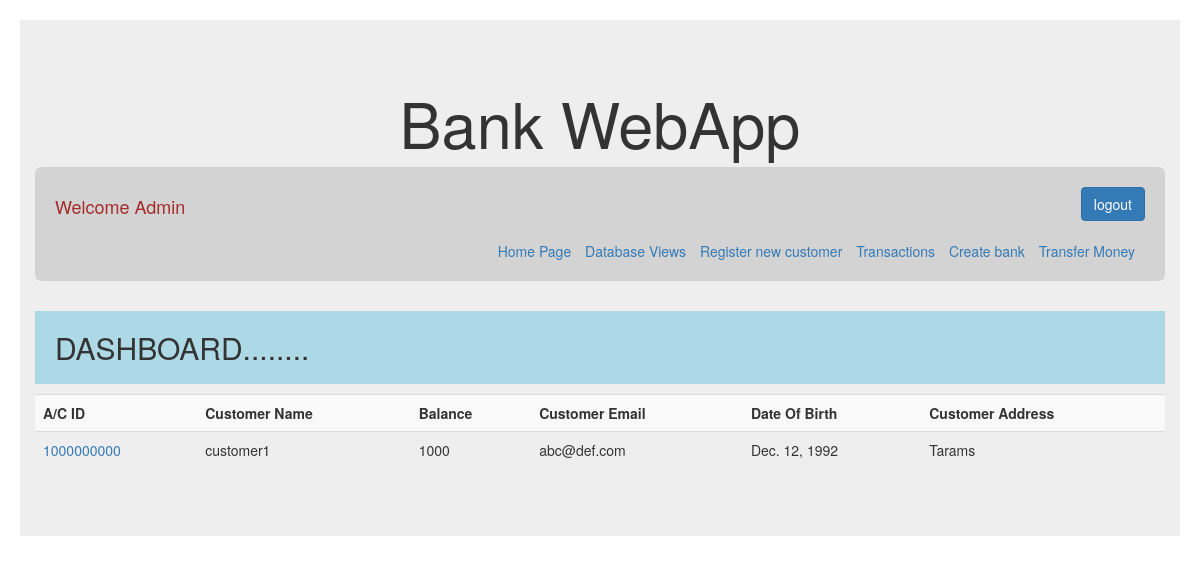
Page /bankWebApp/bank/customer/1000000000/ (signed in) on the committed database.
### bankWebApp/models.py (models this page shows, shortened)
class customer(models.Model):
    act_id = models.ForeignKey(account, on_delete=models.CASCADE)
    cust_name = models.CharField(max_length=20)
    cust_balance = models.IntegerField()
    cust_email=models.CharField(max_length=30)
    cust_dob=models.DateField()
    cust_address=models.TextField(max_length=50)

class account(models.Model):
    account_choices=(('SB', "Savings Bank Account"),
                     ('CA', "Current Account"),)
    act_id = models.IntegerField(primary_key=True)
    bank_id = models.ForeignKey(bank, on_delete=models.CASCADE)
    act_type=models.CharField(max_length=2, choices=account_choices)
    def __str__(self):
        return str(self.act_id)

### bankWebApp/views.py (the view)
# urls.py: url(r'^bank/customer/(?P<act_id>\d+)/$', views.customers_based_details, name="customer_details"),
@login_required
def customers_based_details(request, act_id):
    cust_details = customer.objects.all().filter(act_id=act_id)
    context = {"cust_details": cust_details}
    return render(
        request, "bankWebApp/customer_based_details.html", context=context)

### bankWebApp/templates/bankWebApp/customer_based_details.html
{%extends "bankWebApp/base.html"%}
{%block content%}
<table class="table table-striped">
        <tr>
            <th>A/C ID</th>
            <th>Customer Name</th>
            <th>Balance</th>
            <th>Customer Email</th>
            <th>Date Of Birth</th>
            <th>Customer Address</th>
        </tr>
        {%for item in cust_details%}
        <tr>
            <td><a href="{% url 'transaction_details' item.act_id %}" >{{item.act_id}}</a></td>
            <td>{{item.cust_name}}</td>
            <td>{{ item.cust_balance}}</td>
            <td>{{item.cust_email}}</td>
            <td>{{item.cust_dob}}</td>
            <td>{{item.cust_address}}</td>
        </tr>
        {%endfor%}
</table>
{%endblock%}

### bankWebApp/templates/bankWebApp/base.html (shortened to what this page needs)
<!DOCTYPE html>
<html lang="en">
<head>
  <link rel="stylesheet" href="https://maxcdn.bootstrapcdn.com/bootstrap/3.3.7/css/bootstrap.min.css">
</head>
<body style="padding:20px 20px 20px 20px;">
    <div class="jumbotron">
        <h1 align="center">Bank WebApp</h1>
    <div class="container">
        <div class="jumbotron"  style="background-color:lightgrey;padding:20px 20px 20px 20px ">
        <h4 style="color:brown;text-transform:capitalize;float:left">Welcome {{request.user}}</h4>
        <div align="right" ><form method="POST" action="{% url 'logout'  %}" >{%csrf_token%}
            <input type="submit" class="btn btn-primary" value="logout"></form><br>
            <a href="{% url 'index' %}" style="padding-right:10px">Home Page</a>
            <a href="{% url 'bank_details' %}" style="padding-right:10px">Database Views</a>
            <a href="{% url 'new_customer' %}" style="padding-right:10px">Register new customer</a>
            <a href="{% url 'do_transaction' %}" style="padding-right:10px">Transactions</a>
            <a href="{% url 'add_new_bank' %}" style="padding-right:10px">Create bank</a>
            <a href="{% url 'transfer_money' %}" style="padding-right:10px">Transfer Money</a>
        </div>
        </div>
        <h2 style="background-color:lightblue;padding:20px 20px 20px 20px " width="100%">DASHBOARD........</h2>
        {% block content %}
        {%endblock%}
    </div>
 </div>
</body>
</html>

### rows in the picture
customer: act_id "1000000000", cust_name "customer1", cust_balance "1000", cust_email "abc@def.com", cust_dob "Dec. 12, 1992", cust_address "Tarams"

### other values in the picture
{{ request.user }} "Admin"
